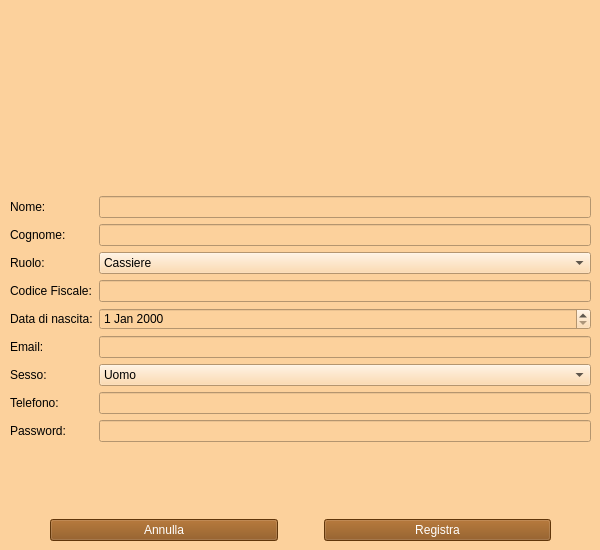
<?xml version="1.0" encoding="UTF-8"?>
<ui version="4.0">
 <class>Form</class>
 <widget class="QWidget" name="Form">
  <property name="geometry">
   <rect>
    <x>0</x>
    <y>0</y>
    <width>600</width>
    <height>550</height>
   </rect>
  </property>
  <property name="minimumSize">
   <size>
    <width>600</width>
    <height>550</height>
   </size>
  </property>
  <property name="maximumSize">
   <size>
    <width>600</width>
    <height>550</height>
   </size>
  </property>
  <property name="windowTitle">
   <string>Registra dipendente</string>
  </property>
  <property name="styleSheet">
   <string notr="true">background-color: #FCD19C</string>
  </property>
  <widget class="QWidget" name="verticalLayoutWidget">
   <property name="geometry">
    <rect>
     <x>10</x>
     <y>10</y>
     <width>581</width>
     <height>531</height>
    </rect>
   </property>
   <layout class="QVBoxLayout" name="verticalLayout">
    <item>
     <layout class="QHBoxLayout" name="horizontalLayout">
      <item>
       <widget class="QLabel" name="logo_2">
        <property name="minimumSize">
         <size>
          <width>150</width>
          <height>150</height>
         </size>
        </property>
        <property name="maximumSize">
         <size>
          <width>150</width>
          <height>150</height>
         </size>
        </property>
        <property name="text">
         <string/>
        </property>
        <property name="pixmap">
         <pixmap>../../Logo_bowling.png</pixmap>
        </property>
        <property name="scaledContents">
         <bool>true</bool>
        </property>
       </widget>
      </item>
     </layout>
    </item>
    <item>
     <spacer name="verticalSpacer">
      <property name="orientation">
       <enum>Qt::Vertical</enum>
      </property>
      <property name="sizeType">
       <enum>QSizePolicy::Fixed</enum>
      </property>
      <property name="sizeHint" stdset="0">
       <size>
        <width>20</width>
        <height>30</height>
       </size>
      </property>
     </spacer>
    </item>
    <item>
     <layout class="QFormLayout" name="formLayout">
      <item row="0" column="0">
       <widget class="QLabel" name="label">
        <property name="styleSheet">
         <string notr="true">color: black</string>
        </property>
        <property name="text">
         <string>Nome:</string>
        </property>
       </widget>
      </item>
      <item row="0" column="1">
       <widget class="QLineEdit" name="textNome">
        <property name="styleSheet">
         <string notr="true">color: black</string>
        </property>
       </widget>
      </item>
      <item row="1" column="0">
       <widget class="QLabel" name="label_2">
        <property name="styleSheet">
         <string notr="true">color: black</string>
        </property>
        <property name="text">
         <string>Cognome:</string>
        </property>
       </widget>
      </item>
      <item row="1" column="1">
       <widget class="QLineEdit" name="textCognome">
        <property name="styleSheet">
         <string notr="true">color: black</string>
        </property>
       </widget>
      </item>
      <item row="2" column="0">
       <widget class="QLabel" name="label_3">
        <property name="styleSheet">
         <string notr="true">color: black</string>
        </property>
        <property name="text">
         <string>Ruolo:</string>
        </property>
       </widget>
      </item>
      <item row="2" column="1">
       <widget class="QComboBox" name="comboBoxRuolo">
        <property name="styleSheet">
         <string notr="true">color: black</string>
        </property>
        <property name="editable">
         <bool>false</bool>
        </property>
        <property name="currentText">
         <string>Cassiere</string>
        </property>
        <property name="currentIndex">
         <number>0</number>
        </property>
        <item>
         <property name="text">
          <string>Cassiere</string>
         </property>
        </item>
        <item>
         <property name="text">
          <string>Magazziniere</string>
         </property>
        </item>
       </widget>
      </item>
      <item row="3" column="0">
       <widget class="QLabel" name="label_4">
        <property name="styleSheet">
         <string notr="true">color: black</string>
        </property>
        <property name="text">
         <string>Codice Fiscale:</string>
        </property>
       </widget>
      </item>
      <item row="3" column="1">
       <widget class="QLineEdit" name="textCF">
        <property name="styleSheet">
         <string notr="true">color: black</string>
        </property>
       </widget>
      </item>
      <item row="4" column="0">
       <widget class="QLabel" name="label_5">
        <property name="styleSheet">
         <string notr="true">color: black</string>
        </property>
        <property name="text">
         <string>Data di nascita:</string>
        </property>
       </widget>
      </item>
      <item row="5" column="0">
       <widget class="QLabel" name="label_6">
        <property name="styleSheet">
         <string notr="true">color: black</string>
        </property>
        <property name="text">
         <string>Email:</string>
        </property>
       </widget>
      </item>
      <item row="5" column="1">
       <widget class="QLineEdit" name="textEmail">
        <property name="styleSheet">
         <string notr="true">color: black</string>
        </property>
       </widget>
      </item>
      <item row="6" column="0">
       <widget class="QLabel" name="label_7">
        <property name="styleSheet">
         <string notr="true">color: black</string>
        </property>
        <property name="text">
         <string>Sesso:</string>
        </property>
       </widget>
      </item>
      <item row="6" column="1">
       <widget class="QComboBox" name="comboBoxSesso">
        <property name="styleSheet">
         <string notr="true">color: black</string>
        </property>
        <item>
         <property name="text">
          <string>Uomo</string>
         </property>
        </item>
        <item>
         <property name="text">
          <string>Donna</string>
         </property>
        </item>
        <item>
         <property name="text">
          <string>Preferisco non specificare</string>
         </property>
        </item>
       </widget>
      </item>
      <item row="7" column="0">
       <widget class="QLabel" name="label_8">
        <property name="styleSheet">
         <string notr="true">color: black</string>
        </property>
        <property name="text">
         <string>Telefono:</string>
        </property>
       </widget>
      </item>
      <item row="7" column="1">
       <widget class="QLineEdit" name="textTelefono">
        <property name="styleSheet">
         <string notr="true">color: black</string>
        </property>
       </widget>
      </item>
      <item row="8" column="0">
       <widget class="QLabel" name="label_9">
        <property name="styleSheet">
         <string notr="true">color: black</string>
        </property>
        <property name="text">
         <string>Password:</string>
        </property>
       </widget>
      </item>
      <item row="8" column="1">
       <widget class="QLineEdit" name="textPassword">
        <property name="styleSheet">
         <string notr="true">color: black</string>
        </property>
       </widget>
      </item>
      <item row="4" column="1">
       <widget class="QDateEdit" name="textNascita">
        <property name="styleSheet">
         <string notr="true">color: black</string>
        </property>
       </widget>
      </item>
     </layout>
    </item>
    <item>
     <spacer name="verticalSpacer_2">
      <property name="orientation">
       <enum>Qt::Vertical</enum>
      </property>
      <property name="sizeType">
       <enum>QSizePolicy::Fixed</enum>
      </property>
      <property name="sizeHint" stdset="0">
       <size>
        <width>20</width>
        <height>30</height>
       </size>
      </property>
     </spacer>
    </item>
    <item>
     <layout class="QHBoxLayout" name="horizontalLayout_2">
      <item>
       <spacer name="horizontalSpacer_2">
        <property name="orientation">
         <enum>Qt::Horizontal</enum>
        </property>
        <property name="sizeType">
         <enum>QSizePolicy::Maximum</enum>
        </property>
        <property name="sizeHint" stdset="0">
         <size>
          <width>40</width>
          <height>20</height>
         </size>
        </property>
       </spacer>
      </item>
      <item>
       <widget class="QPushButton" name="annullaButton">
        <property name="styleSheet">
         <string notr="true">color: white;  background-color: #874B0F</string>
        </property>
        <property name="text">
         <string>Annulla</string>
        </property>
       </widget>
      </item>
      <item>
       <spacer name="horizontalSpacer">
        <property name="orientation">
         <enum>Qt::Horizontal</enum>
        </property>
        <property name="sizeType">
         <enum>QSizePolicy::Maximum</enum>
        </property>
        <property name="sizeHint" stdset="0">
         <size>
          <width>40</width>
          <height>20</height>
         </size>
        </property>
       </spacer>
      </item>
      <item>
       <widget class="QPushButton" name="registraButton">
        <property name="styleSheet">
         <string notr="true">color: white;  background-color: #874B0F</string>
        </property>
        <property name="text">
         <string>Registra</string>
        </property>
       </widget>
      </item>
      <item>
       <spacer name="horizontalSpacer_3">
        <property name="orientation">
         <enum>Qt::Horizontal</enum>
        </property>
        <property name="sizeType">
         <enum>QSizePolicy::Maximum</enum>
        </property>
        <property name="sizeHint" stdset="0">
         <size>
          <width>40</width>
          <height>20</height>
         </size>
        </property>
       </spacer>
      </item>
     </layout>
    </item>
   </layout>
  </widget>
 </widget>
 <resources/>
 <connections/>
</ui>
